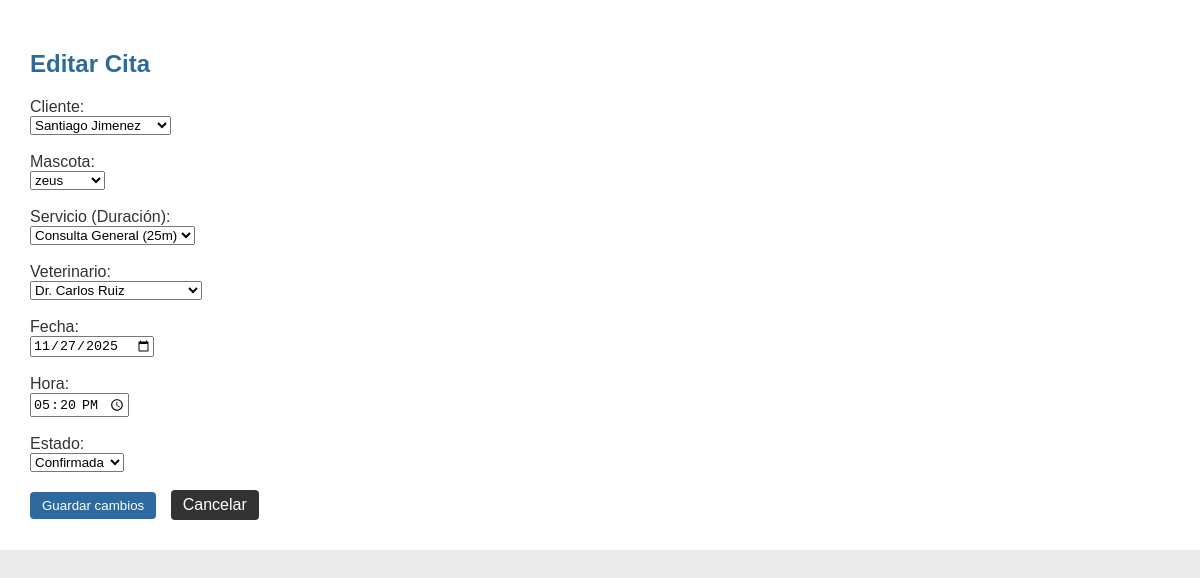
The page /Controlador/citas_controller.php?action=edit&id=3 (signed in) on the database its author committed.
### tables this page shows
CREATE TABLE `citas` (
  `id_cita` int(11) NOT NULL,
  `fecha` date NOT NULL,
  `hora` time NOT NULL,
  `id_cliente` int(11) NOT NULL,
  `id_mascota` int(11) NOT NULL,
  `id_servicio` int(11) NOT NULL,
  `id_veterinario` int(11) DEFAULT NULL,
  `estado` varchar(50) NOT NULL
);

CREATE TABLE `clientes` (
  `id` int(11) NOT NULL,
  `apellido_paterno` varchar(100) NOT NULL,
  `apellido_materno` varchar(100) NOT NULL,
  `nombre` varchar(100) NOT NULL,
  `domicilio` varchar(255) DEFAULT NULL,
  `whatsapp` varchar(20) DEFAULT NULL,
  `email` varchar(100) NOT NULL
);

CREATE TABLE `mascotas` (
  `id` int(11) NOT NULL,
  `id_cliente` int(11) NOT NULL,
  `tipo` varchar(50) NOT NULL,
  `raza` varchar(50) NOT NULL,
  `nombre` varchar(100) NOT NULL,
  `domicilio` varchar(255) DEFAULT NULL,
  `imagen` varchar(255) DEFAULT NULL
);

CREATE TABLE `servicios` (
  `id_servicio` int(11) NOT NULL,
  `nombre_servicio` varchar(100) NOT NULL,
  `descripcion` text NOT NULL,
  `precio` decimal(10,2) NOT NULL,
  `duracion` int(11) NOT NULL DEFAULT 30,
  `imagen` varchar(255) DEFAULT NULL
);

CREATE TABLE `usuarios` (
  `id_usuario` int(11) NOT NULL,
  `nombre` varchar(100) NOT NULL,
  `email` varchar(100) NOT NULL,
  `password_hash` varchar(255) NOT NULL,
  `rol` enum('administrador','veterinario','recepcionista') NOT NULL
);

### Controlador/citas_controller.php (the view, shortened to what this page needs)
<?php
include __DIR__ . "/../Modelo/conexion.php";
$action = isset($_REQUEST['action']) ? $_REQUEST['action'] : '';
function formatDuracion($min) {
    $h = floor($min / 60);
    $m = $min % 60;
    $txt = '';
    if ($h > 0) $txt .= $h . 'h ';
    if ($m > 0 || $h == 0) $txt .= str_pad($m, 2, '0', STR_PAD_LEFT) . 'm';
    return trim($txt);
}
function getFormOptions($con) {
    $clientes = $con->query("SELECT id, nombre, apellido_paterno, apellido_materno FROM clientes ORDER BY apellido_paterno");
    $mascotas = $con->query("SELECT id, nombre, tipo, raza FROM mascotas ORDER BY nombre");
    $servicios = $con->query("SELECT id_servicio, nombre_servicio, duracion FROM servicios ORDER BY nombre_servicio");
    $veterinarios = $con->query("SELECT id_usuario, nombre FROM usuarios WHERE rol = 'veterinario' ORDER BY nombre");
    return [
        'clientes' => $clientes ? $clientes->fetch_all(MYSQLI_ASSOC) : [],
        'mascotas' => $mascotas ? $mascotas->fetch_all(MYSQLI_ASSOC) : [],
        'servicios' => $servicios ? $servicios->fetch_all(MYSQLI_ASSOC) : [],
        'veterinarios' => $veterinarios ? $veterinarios->fetch_all(MYSQLI_ASSOC) : []
    ];
}
if ($_SERVER['REQUEST_METHOD'] === 'GET') {
    $scriptPath = htmlspecialchars($_SERVER['SCRIPT_NAME']);
    $options = getFormOptions($con);
        ?>
        <?php
    if ($action === 'edit') {
        $id = isset($_GET['id']) ? intval($_GET['id']) : 0;
        $stmt = $con->prepare("SELECT * FROM citas WHERE id_cita = ?");
        $stmt->bind_param('i', $id); $stmt->execute();
        $res = $stmt->get_result();
        $c = $res->fetch_assoc();
        ?>
        <!DOCTYPE html>
        <html lang="es">
        <head>
            <link rel="stylesheet" href="../Vista/Css/estilos.css">
        </head>
        <body>
            <main>
                <h2>Editar Cita</h2>
                <form method="POST" action="<?php echo $scriptPath; ?>?action=edit">
                    <label>Cliente:</label><br>
                    <select name="id_cliente" required>
                        <?php foreach ($options['clientes'] as $cliente): ?>
                            <option value="<?php echo $cliente['id']; ?>" <?php echo ($c['id_cliente'] == $cliente['id']) ? 'selected' : ''; ?>>
                                <?php echo htmlspecialchars($cliente['nombre'] . ' ' . $cliente['apellido_paterno']); ?>
                            </option>
                        <?php endforeach; ?>
                    </select><br><br>
                    <label>Mascota:</label><br>
                    <select name="id_mascota" required>
                        <?php foreach ($options['mascotas'] as $mascota): ?>
                            <option value="<?php echo $mascota['id']; ?>" <?php echo ($c['id_mascota'] == $mascota['id']) ? 'selected' : ''; ?>>
                                <?php echo htmlspecialchars($mascota['nombre']); ?>
                            </option>
                        <?php endforeach; ?>
                    </select><br><br>
                    <label>Servicio (Duración):</label><br>
                    <select name="id_servicio" required>
                        <?php foreach ($options['servicios'] as $s): ?>
                            <option value="<?php echo $s['id_servicio']; ?>" <?php echo ($c['id_servicio'] == $s['id_servicio']) ? 'selected' : ''; ?>>
                                <?php echo htmlspecialchars($s['nombre_servicio'] . ' (' . formatDuracion($s['duracion'] ?? 30) . ')'); ?>
                            </option>
                        <?php endforeach; ?>
                    </select><br><br>
                    <label>Veterinario:</label><br>
                    <select name="id_veterinario" required>
                        <?php foreach ($options['veterinarios'] as $v): ?>
                            <option value="<?php echo $v['id_usuario']; ?>" <?php echo (isset($c['id_veterinario']) && $c['id_veterinario'] == $v['id_usuario']) ? 'selected' : ''; ?>>
                                <?php echo htmlspecialchars($v['nombre']); ?>
                            </option>
                        <?php endforeach; ?>
                    </select><br><br>
                    <label>Fecha:</label><br>
                    <input type="date" name="fecha" value="<?php echo htmlspecialchars($c['fecha']); ?>" required><br><br>
                    <label>Hora:</label><br>
                    <input type="time" name="hora" value="<?php echo htmlspecialchars($c['hora']); ?>" required><br><br>
                    <label>Estado:</label><br>
                    <select name="estado" required>
                        <?php $estados = ['Agendada', 'Confirmada', 'Cancelada', 'Completada'];
                        foreach ($estados as $estado): ?>
                            <option value="<?php echo $estado; ?>" <?php echo ($c['estado'] == $estado) ? 'selected' : ''; ?>>
                                <?php echo $estado; ?>
                            </option>
                        <?php endforeach; ?>
                    </select><br><br>
                    <button type="submit" class="Agregar">Guardar cambios</button>
                    <a href="../Vista/citas.php" class="delete-btn" style="padding:6px 12px; text-decoration:none; margin-left:10px;">Cancelar</a>
                </form>
            </main>
        </body>
        </html>
        <?php
        exit;
    }
}
?>

### Vista/Css/estilos.css (style rules this page uses)
body { background-color: #EAEAEA; font-family: Arial, sans-serif; color: #333333; margin: 0; padding: 0; }
main { padding: 30px; background-color: #FFFFFF; flex: 1; overflow-x: hidden; }
h2 { color: #2D6A9F; }
.delete-btn { background-color: #333333; color: #FFFFFF; border: none; padding: 6px 12px; border-radius: 4px; cursor: pointer; display: inline-block; text-decoration: none; text-align: center; }
.Agregar { background-color: #2D6A9F; color: #FFFFFF; border: none; padding: 6px 12px; border-radius: 4px; cursor: pointer; text-decoration: none; display: inline-block; }

### rows shown on the page
citas: id_cliente "Santiago Jimenez", id_mascota "zeus", id_servicio "Consulta General (25m)", id_veterinario "Dr. Carlos Ruiz", fecha "11/27/2025", hora "17:20:00", estado "Confirmada"
